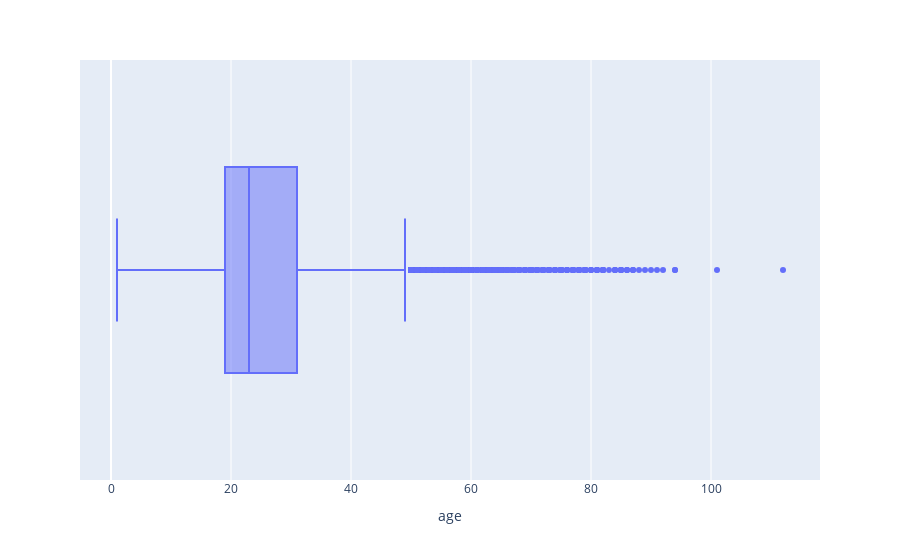

The notebook cell saved with this chart:
### Code cell
fig = px.box(data, x = 'age')
fig.show()

### Figure 1 — Plotly figure (JSON) as saved in the notebook; plotly's stock layout.template omitted (floating-point values rounded to 4 significant figures; data arrays with more than 128 entries replaced by an {"elided": "..."} marker saying what was removed)
{"data": [{"alignmentgroup": "True", "hovertemplate": "age=%{x}<extra></extra>", "legendgroup": "", "marker": {"color": "#636efa"}, "name": "", "notched": false, "offsetgroup": "", "orientation": "h", "showlegend": false, "type": "box", "x": {"elided": "11112 int values"}, "x0": " ", "xaxis": "x", "y0": " ", "yaxis": "y"}], "layout": {"boxmode": "group", "legend": {"tracegroupgap": 0}, "margin": {"t": 60}, "xaxis": {"anchor": "y", "domain": [0, 1], "title": {"text": "age"}}, "yaxis": {"anchor": "x", "domain": [0, 1]}}}
